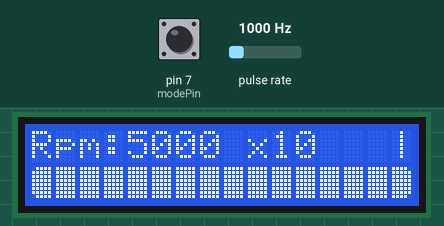
A sketch run on a simulated Arduino Uno, built with avr-gcc and run on an emulated ATmega328P. On the bench: 16×2 character LCD. Wiring (inferred from the names in the program): pulse sensor: data pin 2. The inputs (shaded band) are chosen by the test bench; at power-on: pulse rate 1000 Hz, pin 7 (modePin) HIGH. What the sketch prints to the serial monitor is not drawn.

Above: at 1.3 s.
1.4 s: pulse rate (sensor on pin 2) set to 3750 Hz
At 1.86 s:
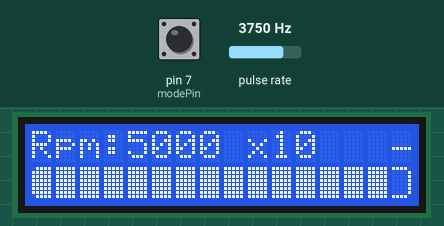
3.8 s: pulse rate (sensor on pin 2) set to 100 Hz
At 4.42 s:
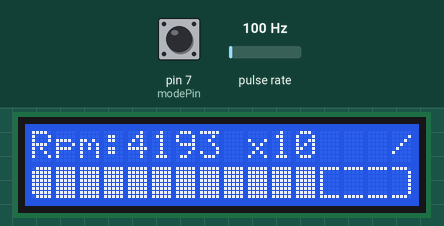
6.4 s: pulse rate (sensor on pin 2) set to 2500 Hz
At 8.11 s:
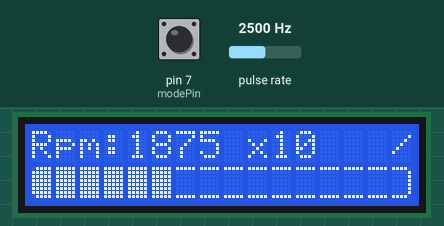
8.6 s: pulse rate (sensor on pin 2) set to 1250 Hz
At 10.01 s:
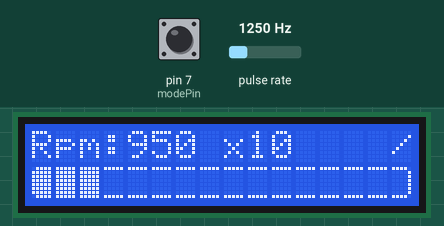
10.5 s: pulse rate (sensor on pin 2) set to 4900 Hz
At 11.91 s:
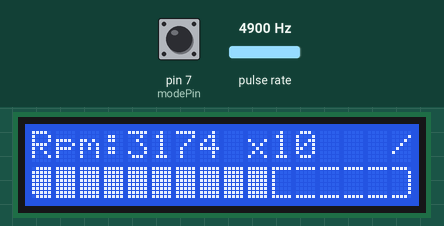
12.6 s: pulse rate (sensor on pin 2) set to 250 Hz
At 12.98 s:
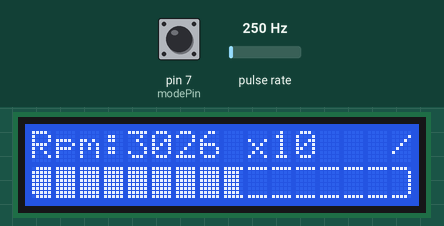

The sketch:

Rpm_Gauge_LCD.ino
```cpp
#include <LiquidCrystal_I2C.h>
// #include <Encoder.h>

LiquidCrystal_I2C lcd(0x27,16,2);
// Encoder myEnc(5,6);
// long oldPosition  = -999;

#define maxRPM 5000
#define mutplRPM 10
#define suavizacao 0.1

#define timeLcd 300
#define timeHallRead 200

#define HallPin 2
#define modePin 7

volatile unsigned int pulseCount = 0;  // Variável para armazenar a contagem de pulsos
unsigned int rpm = 0;  // Variável para armazenar as RPM calculadas
unsigned long lastTime = 0;  // Variável para armazenar o tempo da última leitura
unsigned int rpmFinal = 0;
unsigned long lastTimePrint = 0;
/*
  // int ontime,
  //     offtime,
  //     duty,
  //     freq,
  //     period,
  //     rpm;
*/
byte rot[] = {124, 47, 176};
byte idx;
// define custom characters/arrays - every character is 5x8 "pixels"
byte gauge_empty[8] =  {B11111, B00000, B00000, B00000, B00000, B00000, B00000, B11111};    // empty middle piece
byte gauge_fill_1[8] = {B11111, B10000, B10000, B10000, B10000, B10000, B10000, B11111};    // filled gauge - 1 column
byte gauge_fill_2[8] = {B11111, B11000, B11000, B11000, B11000, B11000, B11000, B11111};    // filled gauge - 2 columns
byte gauge_fill_3[8] = {B11111, B11100, B11100, B11100, B11100, B11100, B11100, B11111};    // filled gauge - 3 columns
byte gauge_fill_4[8] = {B11111, B11110, B11110, B11110, B11110, B11110, B11110, B11111};    // filled gauge - 4 columns
byte gauge_fill_5[8] = {B11111, B11111, B11111, B11111, B11111, B11111, B11111, B11111};    // filled gauge - 5 columns
byte gauge_left[8] =   {B11111, B10000, B10000, B10000, B10000, B10000, B10000, B11111};    // left part of gauge - empty
byte gauge_right[8] =  {B11111, B00001, B00001, B00001, B00001, B00001, B00001, B11111};    // right part of gauge - empty

byte gauge_mask_left[8] = {B01111, B11111, B11111, B11111, B11111, B11111, B11111, B01111};  // mask for rounded corners for leftmost character
byte gauge_mask_right[8] = {B11110, B11111, B11111, B11111, B11111, B11111, B11111, B11110}; // mask for rounded corners for rightmost character

byte warning_icon[8] = {B00100, B00100, B01110, B01010, B11011, B11111, B11011, B11111};     // warning icon - just because we still have one custom character left

byte gauge_left_dynamic[8];   // left part of gauge dynamic - will be set in the loop function
byte gauge_right_dynamic[8];  // right part of gauge dynamic - will be set in the loop function

int cpu_gauge = 0;       // value for the CPU gauge
char buffer[10];         // helper buffer to store C-style strings (generated with sprintf function)
int move_offset = 0;     // used to shift bits for the custom characters

const int gauge_size_chars = 16;       // width of the gauge in number of characters
char gauge_string[gauge_size_chars+1]; // string that will include all the gauge character to be printed


void setup(){
  Serial.begin(9600);
  pinMode(HallPin, INPUT_PULLUP);
  pinMode(modePin, INPUT_PULLUP);
  attachInterrupt(digitalPinToInterrupt(HallPin), countPulse, RISING);

  bool mode = !digitalRead(modePin);

  if(mode)
  Serial.println("mode 1");
  else
  Serial.println("mode 2");


  lcd.init();                       // initialize the 16x2 lcd module
  lcd.createChar(7, gauge_empty);   // middle empty gauge
  lcd.createChar(1, gauge_fill_1);  // filled gauge - 1 column
  lcd.createChar(2, gauge_fill_2);  // filled gauge - 2 columns
  lcd.createChar(3, gauge_fill_3);  // filled gauge - 3 columns
  lcd.createChar(4, gauge_fill_4);  // filled gauge - 4 columns
  lcd.createChar(0, warning_icon); // warning icon - just because we have one more custom character that we could use
  lcd.backlight();                  // enable backlight for the LCD module
}//end setup

void loop(){
  unsigned long currentTime = millis();
  if (currentTime - lastTime >= timeHallRead) {
    detachInterrupt(digitalPinToInterrupt(HallPin));  // Desabilita interrupções para cálculos

    rpm = (pulseCount * 60000) / (currentTime - lastTime);  // Cálculo das RPM
    Serial.println(pulseCount);
    pulseCount = 0;  // Zera a contagem de pulsos

    lastTime = currentTime;
    attachInterrupt(digitalPinToInterrupt(HallPin), countPulse, RISING);  // Habilita interrupções novamente
  }

  rpmFinal = (suavizacao * rpm) + ((1.0 - suavizacao) * rpmFinal);
  printLcd();
  /*
    // ontime = pulseInLong(HallPin,HIGH);
    // offtime = pulseInLong(HallPin,LOW);
    // period = ontime + offtime;
    // freq = 1000000.0/period;
    // duty = (ontime/period)*100;
    // if(period==0) freq=0;
    // rpm = freq * 60;
    // Serial.print(freq);
    // Serial.print(" Hz ");
    // Serial.print(rpm);
    // Serial.println(" Rpm ");
  */
}//end loop

void countPulse() {
  pulseCount++;
}//countPulse

void printLcd(){
  char *multiplicador = "    ";
  // cpu_gauge = rpmFinal;
  if(rpmFinal < maxRPM) cpu_gauge = rpmFinal;
  else {
    cpu_gauge = rpmFinal / 10;
    multiplicador = " x10 ";
  }

  if (cpu_gauge < 0) cpu_gauge = 0;
  if (cpu_gauge > maxRPM) cpu_gauge = maxRPM;
  /*
    //long newPosition = rpm;
    // long newPosition = myEnc.read() * mutplRPM;
    //if (newPosition != oldPosition) {
      //oldPosition = newPosition;
      // Serial.println(cpu_gauge);
    //}
  */
  if(cpu_gauge > 0){
    static unsigned long tempDelay;
    if(millis() - tempDelay > 300){
      tempDelay = millis();
      if(idx < sizeof(rot)-1) idx++;
      else      idx = 0;
      lcd.setCursor(15,0);
      lcd.write(rot[idx]);
    }
  }else{
    lcd.setCursor(15,0);
    lcd.write(0);
  }

  float units_per_pixel = (gauge_size_chars*5.0)/maxRPM;        //  every character is 5px wide, we want to count from 0-100
  int value_in_pixels = round(cpu_gauge * units_per_pixel);    // cpu_gauge value converted to pixel width

  int tip_position = 0;      // 0= not set, 1=tip in first char, 2=tip in middle, 3=tip in last char

  if (value_in_pixels < 5) {tip_position = 1;}                            // tip is inside the first character
  else if (value_in_pixels > gauge_size_chars*5.0-5) {tip_position = 3;}  // tip is inside the last character
  else {tip_position = 2;}                                                // tip is somewhere in the middle

  move_offset = 4 - ((value_in_pixels-1) % 5);      // value for offseting the pixels for the smooth filling

  for (int i=0; i<8; i++) {   // dynamically create left part of the gauge
     if (tip_position == 1) {gauge_left_dynamic[i] = (gauge_fill_5[i] << move_offset) | gauge_left[i];}  // tip on the first character
     else {gauge_left_dynamic[i] = gauge_fill_5[i];}                                                     // tip not on the first character

     gauge_left_dynamic[i] = gauge_left_dynamic[i] & gauge_mask_left[i];                                 // apply mask for rounded corners
  }

  for (int i=0; i<8; i++) {   // dynamically create right part of the gauge
     if (tip_position == 3) {gauge_right_dynamic[i] = (gauge_fill_5[i] << move_offset) | gauge_right[i];}  // tip on the last character
     else {gauge_right_dynamic[i] = gauge_right[i];}                                                       // tip not on the last character

     gauge_right_dynamic[i] = gauge_right_dynamic[i] & gauge_mask_right[i];                                // apply mask for rounded corners
  }

  lcd.createChar(5, gauge_left_dynamic);     // create custom character for the left part of the gauge
  lcd.createChar(6, gauge_right_dynamic);    // create custom character for the right part of the gauge

  for (int i=0; i<gauge_size_chars; i++) {  // set all the characters for the gauge
      if (i==0) {gauge_string[i] = byte(5);}                        // first character = custom left piece
      else if (i==gauge_size_chars-1) {gauge_string[i] = byte(6);}  // last character = custom right piece
      else {                                                        // character in the middle, could be empty, tip or fill
         if (value_in_pixels <= i*5) {gauge_string[i] = byte(7);}   // empty character
         else if (value_in_pixels > i*5 && value_in_pixels < (i+1)*5) {gauge_string[i] = byte(5-move_offset);} // tip
         else {gauge_string[i] = byte(255);}                        // filled character
      }
  }

  if(millis() - lastTimePrint > timeLcd){
    lastTimePrint = millis();
    // gauge drawing
    lcd.setCursor(0,0);                         // move cursor to top left
    sprintf(buffer, "Rpm:%3d% ", cpu_gauge);    // set a string as CPU: XX%, with the number always taking at least 3 character
    lcd.print(buffer);                          // print the string on the display
    lcd.print(multiplicador);
    //lcd.write(byte(0));                         // print warning character
  }

  lcd.setCursor(0,1);              // move the cursor to the next line
  lcd.print(gauge_string);         // display the gauge

  // increase the CPU value, set between 0-100
  //   cpu_gauge = cpu_gauge +1;
  //   if (cpu_gauge > 100) {cpu_gauge = 0;}

  //delay(1);  // wait for a while - 100ms = update the screen 10x in a second
}//end print lcd
```

Measured:
- after the input at 6.4 s, the display: first changes after 0.31 s (image 3 shows a later state)
- after the input at 8.6 s, the display: first differs from a run without the input after 0.15 s (image 4 shows a later state)
- after the input at 10.5 s, the display: first differs from a run without the input after 0.32 s (image 5 shows a later state)
- after the input at 12.6 s, the display: first changes after 0.13 s (image 6 shows a later state)
